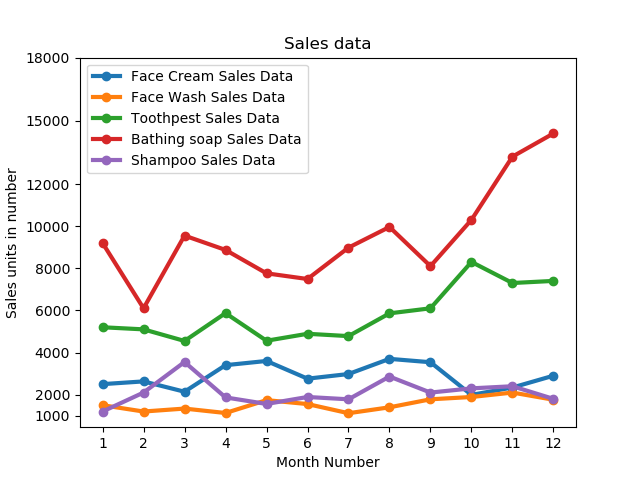

Here is the Python script that generated this plot:
#Exercise Question 3: Read all product sales data and show it  using a multiline plot
# Display the number of units sold per month for each product using multiline plots. (i.e., Separate Plotline for each product for each product).

import pandas as pd
import matplotlib.pyplot as plt


df = pd.read_csv('company_sales_data.csv')

print(df)

monthList = df['month_number'].tolist()

# print("Month List", monthList)

faceCreamSalesData = df['facecream'].tolist()

# print("Face cream List Data", faceCreamSalesData)

faceWashSalesData = df['facewash'].tolist()

# print("Face wash List Data", faceWashSalesData)

toothPasteSalesData = df['toothpaste'].tolist()

# print("Tooth Past List Data", toothPasteSalesData)

bathingSoapSalesData = df['bathingsoap'].tolist()

shampooSalesData =  df['shampoo'].tolist()


plt.plot(monthList, faceCreamSalesData,   label = "Face Cream Sales Data",  marker= 'o', linewidth= 3)

plt.plot(monthList, faceWashSalesData,    label = "Face Wash Sales Data",   marker= 'o', linewidth= 3)

plt.plot(monthList, toothPasteSalesData,  label = "Toothpest Sales Data",    marker= 'o', linewidth= 3)

plt.plot(monthList, bathingSoapSalesData, label = "Bathing soap Sales Data", marker= 'o', linewidth= 3)

plt.plot(monthList, shampooSalesData,     label = "Shampoo Sales Data", marker= 'o', linewidth= 3)


plt.xlabel('Month Number')
plt.ylabel('Sales units in number')
plt.legend(loc='upper left')
plt.xticks(monthList)
plt.yticks([1000, 2000, 4000, 6000, 8000, 10000, 12000, 15000, 18000])
plt.title('Sales data')
plt.show()
